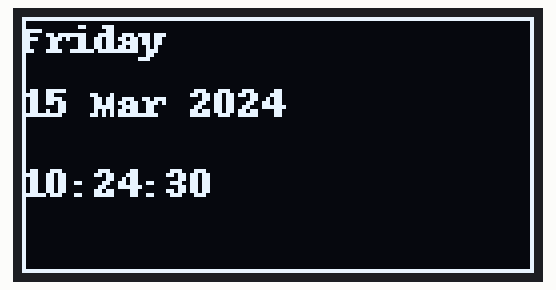
This program was run on a simulated Raspberry Pi (BCM pin numbers). Shown: 128×64 one-colour display. The clock reads 2024-03-15 10:24:30 at power-on unless the program sets it.

Above: at 0.2 s.
At 4.6 s:
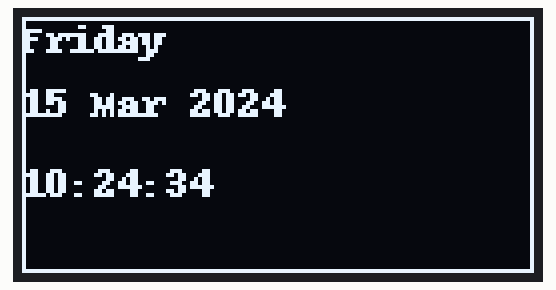
At 7.9 s:
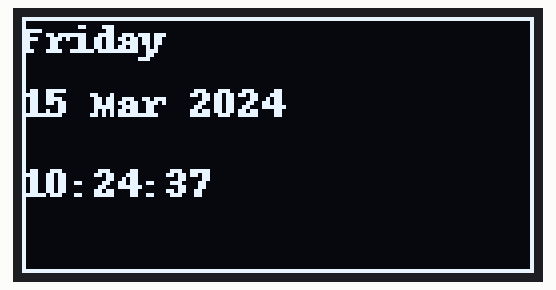
At 18.9 s:
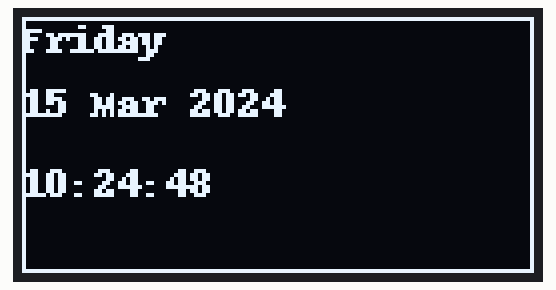
At 28.7 s:
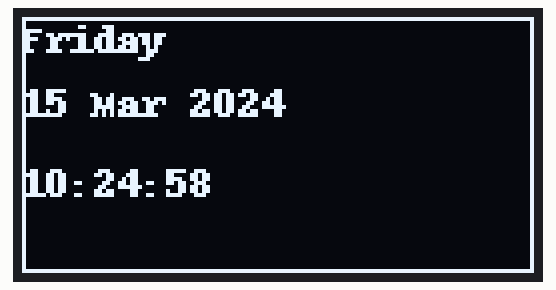
At 38.6 s:
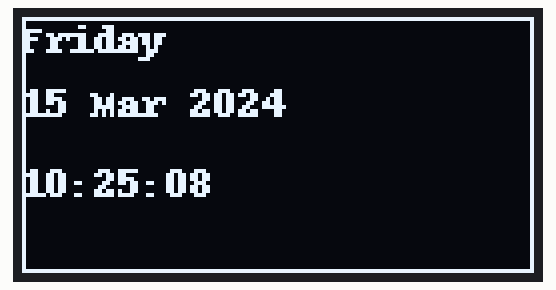

The program:

clock.py
```python
import time
import sys
import RPi.GPIO as GPIO
import os
import subprocess
import shlex


from luma.core.interface.serial import i2c
from luma.core.render import canvas
from luma.oled.device import ssd1306
from time import sleep


serial = i2c(port=2, address=0x3C)
device = ssd1306(serial)


offset = 0


while True:
    if offset == 0:

        with canvas(device) as draw:
            draw.rectangle(device.bounding_box, outline="white", fill="black")
            text = time.strftime("%A")
            draw.text((0, 0), text, fill="white")
            text = time.strftime("%e %b %Y")
            draw.text((0, 16), text, fill="white")
            text = time.strftime("%X")
            draw.text((0, 32+4), text, fill="white")


        time.sleep(1)
    else:
        time.sleep(1)
 # vertically scroll to switch between buffers
 
```

Measured:
- what the display in image 0 shows lasts 1.1 s, from 0.2 s to 1.3 s
